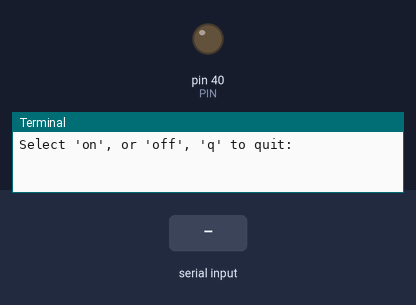
This program was run on a simulated Raspberry Pi (header pin numbers). On the bench: output pins drawn as LEDs (lit = HIGH), the last lines printed to the terminal. The test bench sets the inputs (shaded band).

Above: at 1.2 s.
1.3 s: "on" typed at the terminal
At 1.6 s:
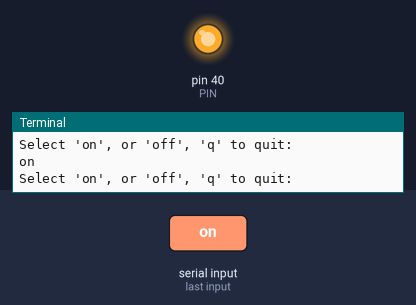
2.8 s: "off" typed at the terminal
At 3.9 s:
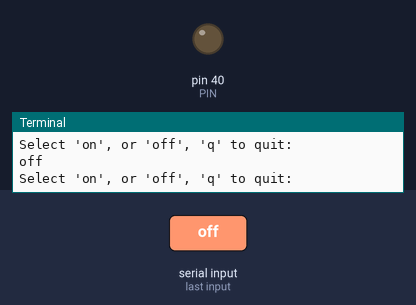
Timing chart, 0 to 5.8 s (numbered marks = the images above; inputs shaded):
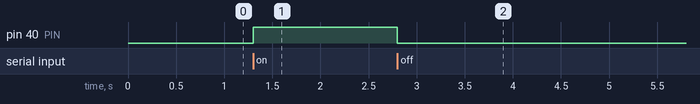

Measured:
- after the input at 1.3 s, pin 40 (PIN): LOW → HIGH at once
- after the input at 2.8 s, pin 40 (PIN): HIGH → LOW at once

The program:

led-on-off.py
```python
#!/usr/bin/env python
import RPi.GPIO as GPIO

# led-on-off.py
# This is a very basic, interactive script that turns a led on, or off
# Note that it uses Python 2.7+ raw_input() method, accomodate for this
# if using this script under python 3+

# Tell the GPIO to use the PIN numbering schema for the RPi
GPIO.setmode(GPIO.BOARD)

# GPIO21, respectively below:
PIN = 40

# Setup the pin to use as output (lights)
GPIO.setup(PIN, GPIO.OUT)

run = True
try:
    while run:
        command = raw_input('Select \'on\', or \'off\', \'q\' to quit: ')
        if command.lower() == 'on':
            # Turn the pin/led "on"
            GPIO.output(PIN, GPIO.HIGH)
        elif command.lower() == 'off':
            # Turn the pin/led off
            GPIO.output(PIN, GPIO.LOW)
        elif command.lower() == 'q':
            run = False
except KeyboardInterrupt:
    print('Exit Requested..')
    run = False
finally:
    GPIO.cleanup()
```
